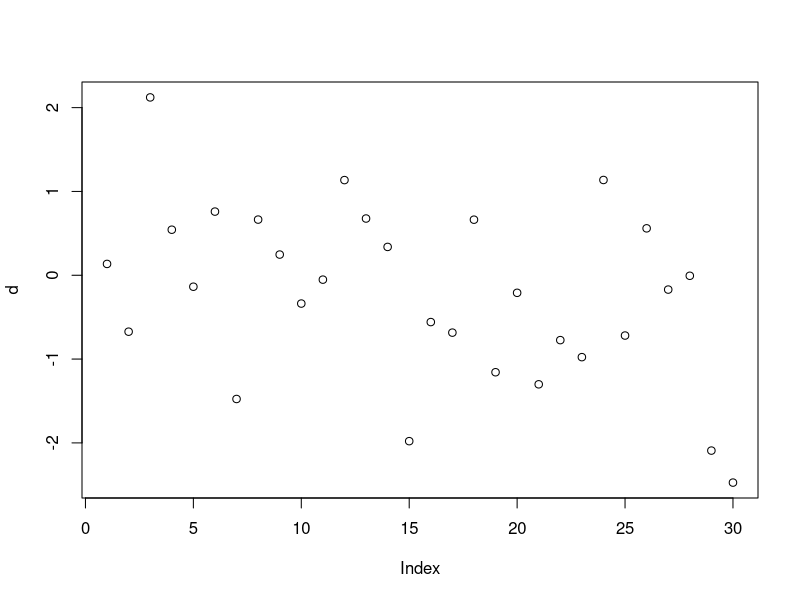

R code for this plot:
## ---- chunk 1
knitr::opts_chunk$set(echo = TRUE)
## ---- chunk 2
#here's some data

d <- rnorm(30)
plot(d)


## ---- chunk 3



